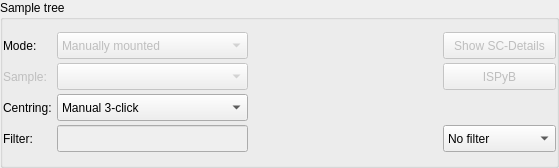
<?xml version="1.0" encoding="UTF-8"?>
<ui version="4.0">
 <class>SampleChangerWidgetLayout</class>
 <widget class="QWidget" name="SampleChangerWidgetLayout">
  <property name="geometry">
   <rect>
    <x>0</x>
    <y>0</y>
    <width>559</width>
    <height>168</height>
   </rect>
  </property>
  <property name="sizePolicy">
   <sizepolicy hsizetype="Expanding" vsizetype="Minimum">
    <horstretch>0</horstretch>
    <verstretch>0</verstretch>
   </sizepolicy>
  </property>
  <property name="maximumSize">
   <size>
    <width>32767</width>
    <height>32767</height>
   </size>
  </property>
  <property name="windowTitle">
   <string>Acquisition widget</string>
  </property>
  <layout class="QHBoxLayout" name="horizontalLayout_2">
   <property name="spacing">
    <number>0</number>
   </property>
   <property name="margin">
    <number>0</number>
   </property>
   <item>
    <widget class="QGroupBox" name="groupBox">
     <property name="sizePolicy">
      <sizepolicy hsizetype="Preferred" vsizetype="Preferred">
       <horstretch>0</horstretch>
       <verstretch>0</verstretch>
      </sizepolicy>
     </property>
     <property name="title">
      <string>Sample tree</string>
     </property>
     <layout class="QGridLayout" name="gridLayout">
      <property name="margin">
       <number>0</number>
      </property>
      <property name="spacing">
       <number>0</number>
      </property>
      <item row="0" column="0">
       <layout class="QGridLayout" name="gridLayout_2">
        <property name="leftMargin">
         <number>0</number>
        </property>
        <property name="topMargin">
         <number>0</number>
        </property>
        <property name="spacing">
         <number>4</number>
        </property>
        <item row="4" column="0">
         <widget class="QLabel" name="filter_label">
          <property name="minimumSize">
           <size>
            <width>50</width>
            <height>27</height>
           </size>
          </property>
          <property name="maximumSize">
           <size>
            <width>100</width>
            <height>27</height>
           </size>
          </property>
          <property name="text">
           <string>Filter:</string>
          </property>
         </widget>
        </item>
        <item row="2" column="0">
         <widget class="QLabel" name="sample_label">
          <property name="enabled">
           <bool>false</bool>
          </property>
          <property name="minimumSize">
           <size>
            <width>50</width>
            <height>27</height>
           </size>
          </property>
          <property name="maximumSize">
           <size>
            <width>100</width>
            <height>27</height>
           </size>
          </property>
          <property name="text">
           <string>Sample:</string>
          </property>
         </widget>
        </item>
        <item row="2" column="3">
         <widget class="QPushButton" name="synch_ispyb_button">
          <property name="enabled">
           <bool>false</bool>
          </property>
          <property name="sizePolicy">
           <sizepolicy hsizetype="Minimum" vsizetype="Fixed">
            <horstretch>0</horstretch>
            <verstretch>0</verstretch>
           </sizepolicy>
          </property>
          <property name="minimumSize">
           <size>
            <width>100</width>
            <height>27</height>
           </size>
          </property>
          <property name="maximumSize">
           <size>
            <width>200</width>
            <height>27</height>
           </size>
          </property>
          <property name="toolTip">
           <string>Sync samples with ISPyB</string>
          </property>
          <property name="text">
           <string>ISPyB</string>
          </property>
          <property name="icon">
           <iconset>
            <normaloff>../../../Icons/Refresh2.png</normaloff>../../../Icons/Refresh2.png</iconset>
          </property>
         </widget>
        </item>
        <item row="4" column="3">
         <widget class="QComboBox" name="filter_combo">
          <property name="minimumSize">
           <size>
            <width>100</width>
            <height>27</height>
           </size>
          </property>
          <property name="maximumSize">
           <size>
            <width>200</width>
            <height>27</height>
           </size>
          </property>
          <item>
           <property name="text">
            <string>No filter</string>
           </property>
          </item>
          <item>
           <property name="text">
            <string>Star</string>
           </property>
          </item>
          <item>
           <property name="text">
            <string>Sample name</string>
           </property>
          </item>
          <item>
           <property name="text">
            <string>Protein name</string>
           </property>
          </item>
          <item>
           <property name="text">
            <string>Basket index</string>
           </property>
          </item>
          <item>
           <property name="text">
            <string>Executed</string>
           </property>
          </item>
          <item>
           <property name="text">
            <string>Not executed</string>
           </property>
          </item>
          <item>
           <property name="text">
            <string>OSC</string>
           </property>
          </item>
          <item>
           <property name="text">
            <string>Helical</string>
           </property>
          </item>
          <item>
           <property name="text">
            <string>Charaterisation</string>
           </property>
          </item>
          <item>
           <property name="text">
            <string>Energy Scan</string>
           </property>
          </item>
          <item>
           <property name="text">
            <string>XRF Spectrum</string>
           </property>
          </item>
          <item>
           <property name="text">
            <string>Advanced</string>
           </property>
          </item>
         </widget>
        </item>
        <item row="1" column="0">
         <widget class="QLabel" name="label_2">
          <property name="sizePolicy">
           <sizepolicy hsizetype="Fixed" vsizetype="Preferred">
            <horstretch>0</horstretch>
            <verstretch>0</verstretch>
           </sizepolicy>
          </property>
          <property name="minimumSize">
           <size>
            <width>50</width>
            <height>27</height>
           </size>
          </property>
          <property name="maximumSize">
           <size>
            <width>100</width>
            <height>27</height>
           </size>
          </property>
          <property name="text">
           <string>Mode:</string>
          </property>
         </widget>
        </item>
        <item row="3" column="0">
         <widget class="QLabel" name="centring_mode_label">
          <property name="sizePolicy">
           <sizepolicy hsizetype="Fixed" vsizetype="Preferred">
            <horstretch>0</horstretch>
            <verstretch>0</verstretch>
           </sizepolicy>
          </property>
          <property name="minimumSize">
           <size>
            <width>50</width>
            <height>27</height>
           </size>
          </property>
          <property name="maximumSize">
           <size>
            <width>100</width>
            <height>27</height>
           </size>
          </property>
          <property name="text">
           <string>Centring:</string>
          </property>
         </widget>
        </item>
        <item row="1" column="1">
         <widget class="QComboBox" name="filter_cbox">
          <property name="enabled">
           <bool>false</bool>
          </property>
          <property name="minimumSize">
           <size>
            <width>100</width>
            <height>27</height>
           </size>
          </property>
          <property name="maximumSize">
           <size>
            <width>200</width>
            <height>27</height>
           </size>
          </property>
          <item>
           <property name="text">
            <string>Manually mounted</string>
           </property>
          </item>
          <item>
           <property name="text">
            <string>Sample changer</string>
           </property>
          </item>
          <item>
           <property name="text">
            <string>Plate</string>
           </property>
          </item>
          <item>
           <property name="text">
            <string>Mounted sample</string>
           </property>
          </item>
         </widget>
        </item>
        <item row="3" column="1">
         <widget class="QComboBox" name="centring_cbox">
          <property name="minimumSize">
           <size>
            <width>100</width>
            <height>27</height>
           </size>
          </property>
          <property name="maximumSize">
           <size>
            <width>200</width>
            <height>27</height>
           </size>
          </property>
          <property name="toolTip">
           <string>&lt;B&gt;Manual&lt;/B&gt; 3-Click centring &lt;BR&gt; &lt;B&gt;Semi Automatic&lt;/B&gt; - Gives the possibility to confirm centring &lt;BR&gt; &lt;B&gt;Fully Automatic&lt;/B&gt; - Continues without waiting for confirmation</string>
          </property>
          <property name="currentIndex">
           <number>0</number>
          </property>
          <item>
           <property name="text">
            <string>Manual 3-click</string>
           </property>
          </item>
          <item>
           <property name="text">
            <string>Optical semi automatic </string>
           </property>
          </item>
          <item>
           <property name="text">
            <string>Optical fully automatic</string>
           </property>
          </item>
          <item>
           <property name="text">
            <string>Automatic X-ray</string>
           </property>
          </item>
         </widget>
        </item>
        <item row="2" column="1">
         <widget class="QComboBox" name="sample_combo">
          <property name="enabled">
           <bool>false</bool>
          </property>
          <property name="minimumSize">
           <size>
            <width>100</width>
            <height>27</height>
           </size>
          </property>
          <property name="maximumSize">
           <size>
            <width>200</width>
            <height>27</height>
           </size>
          </property>
         </widget>
        </item>
        <item row="4" column="1">
         <widget class="QLineEdit" name="filter_ledit">
          <property name="enabled">
           <bool>false</bool>
          </property>
          <property name="minimumSize">
           <size>
            <width>100</width>
            <height>0</height>
           </size>
          </property>
          <property name="maximumSize">
           <size>
            <width>200</width>
            <height>27</height>
           </size>
          </property>
         </widget>
        </item>
        <item row="1" column="3">
         <widget class="QPushButton" name="details_button">
          <property name="enabled">
           <bool>false</bool>
          </property>
          <property name="sizePolicy">
           <sizepolicy hsizetype="Fixed" vsizetype="Fixed">
            <horstretch>0</horstretch>
            <verstretch>0</verstretch>
           </sizepolicy>
          </property>
          <property name="minimumSize">
           <size>
            <width>100</width>
            <height>27</height>
           </size>
          </property>
          <property name="maximumSize">
           <size>
            <width>200</width>
            <height>27</height>
           </size>
          </property>
          <property name="toolTip">
           <string>Show sample changer tab</string>
          </property>
          <property name="text">
           <string>Show SC-Details</string>
          </property>
         </widget>
        </item>
        <item row="2" column="2">
         <spacer name="horizontalSpacer">
          <property name="orientation">
           <enum>Qt::Horizontal</enum>
          </property>
          <property name="sizeHint" stdset="0">
           <size>
            <width>100</width>
            <height>20</height>
           </size>
          </property>
         </spacer>
        </item>
       </layout>
      </item>
     </layout>
    </widget>
   </item>
  </layout>
 </widget>
 <layoutdefault spacing="6" margin="11"/>
 <pixmapfunction>qPixmapFromMimeSource</pixmapfunction>
 <resources/>
 <connections/>
</ui>
